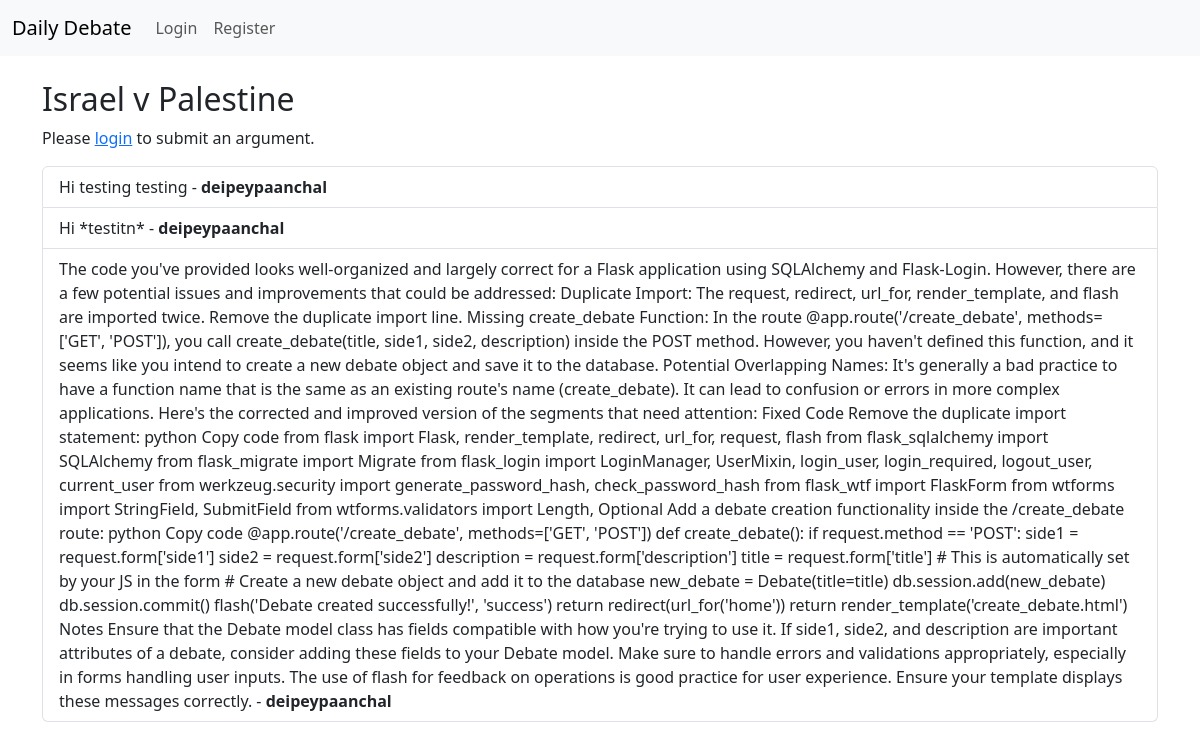
/debate/3, run on the app's committed database.
### app.py (models this page shows)
class Debate(db.Model):
    id = db.Column(db.Integer, primary_key=True)
    title = db.Column(db.String(100), nullable=False)
    arguments = db.relationship('Argument', backref='debate', lazy=True)

class Argument(db.Model):
    id = db.Column(db.Integer, primary_key=True)
    content = db.Column(db.String(1000), nullable=False)
    user_id = db.Column(db.Integer, db.ForeignKey('user.id'), nullable=False)
    debate_id = db.Column(db.Integer, db.ForeignKey('debate.id'), nullable=False)

class User(UserMixin, db.Model):
    id = db.Column(db.Integer, primary_key=True)
    username = db.Column(db.String(20), unique=True, nullable=False)
    password = db.Column(db.String(60), nullable=False)
    bio = db.Column(db.String(140))  # Optional short bio
    profile_image_url = db.Column(db.String(255))  # Optional profile image URL
    arguments = db.relationship('Argument', backref='author', lazy=True)

### app.py (the view, shortened to what this page needs)
@app.route('/debate/<int:debate_id>', methods=['GET', 'POST'])
def debate(debate_id):
    debate = Debate.query.get_or_404(debate_id)
    arguments = Argument.query.filter_by(debate_id=debate_id).all()
    return render_template('debate.html', debate=debate, arguments=arguments)

### templates/debate.html
{% extends 'layout.html' %}
{% block content %}
<h2>{{ debate.title }}</h2>
{% if current_user.is_authenticated %}
<form method="post">
    <div class="mb-3">
        <label for="content" class="form-label">Your Argument</label>
        <textarea class="form-control" id="content" name="content" rows="3" required></textarea>
    </div>
    <button type="submit" class="btn btn-primary">Submit Argument</button>
</form>
{% else %}
<p>Please <a href="{{ url_for('login') }}">login</a> to submit an argument.</p>
{% endif %}
<ul class="list-group mt-3">
    {% for argument in arguments %}
        <li class="list-group-item">{{ argument.content }} - <strong>{{ argument.author.username }}</strong></li>
    {% endfor %}
</ul>
{% endblock %}

### data on the page
Debate: title "Israel v Palestine"
Argument: content "Hi testing testing", author.username "deipeypaanchal"
Argument: content "Hi *testitn*", author.username "deipeypaanchal"
Argument: content "The code you've provided looks well-organized and largely correct for a Flask application using SQLAlchemy and Flask-Login. However, there are a few potential issues and improvements that could be addressed: Duplicate Import: The request, redirect, url_for, render_template, and flash are imported twice. Remove the duplicate import line. Missing create_debate Function: In the route @app.route('/create_debate', methods=['GET', 'POST']), you call create_debate(title, side1, side2, description) inside the POST method. However, you haven't defined this function, and it seems like you intend to create a new debate object and save it to the database. Potential Overlapping Names: It's generally a…", author.username "deipeypaanchal"
